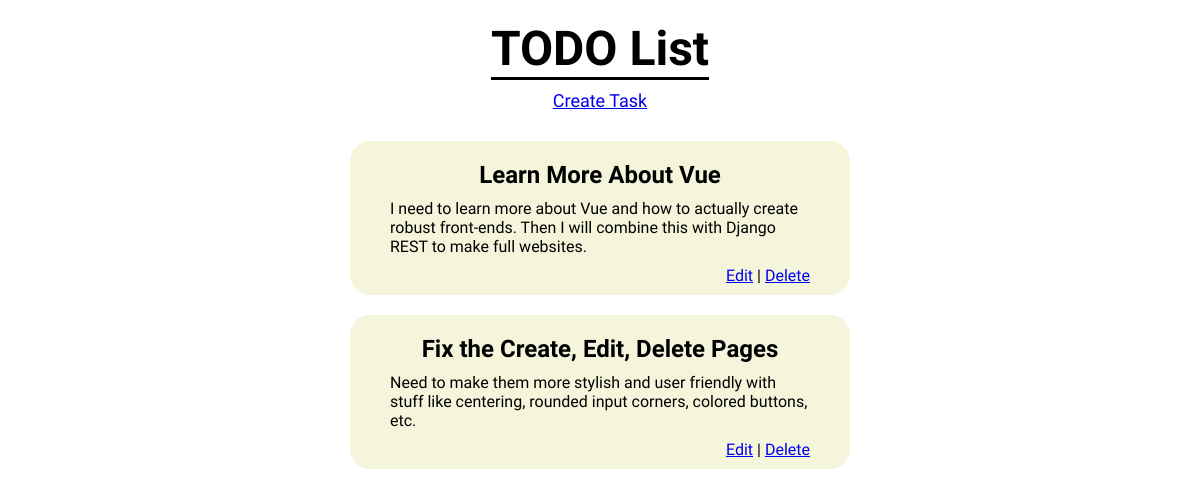
Before: / with the older database file.
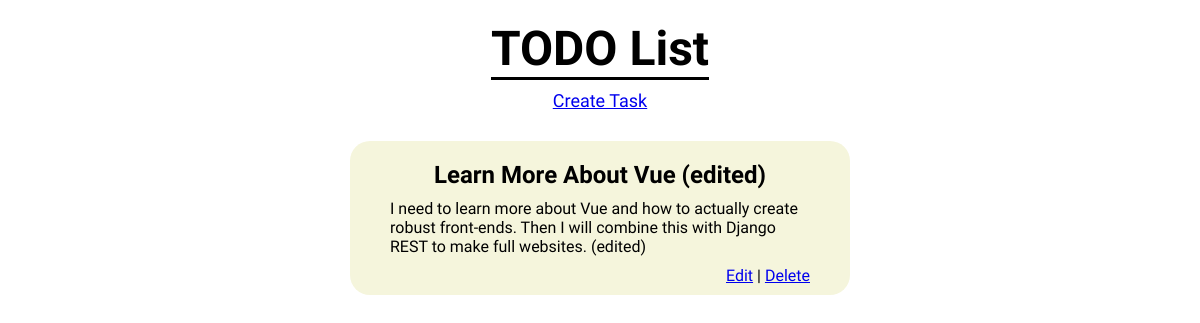
After: the same page with the newer database file.
### todo/models.py (models this page shows, shortened)
class Task(models.Model):
    title = models.CharField(max_length=60)
    info = models.TextField()

### todo/views.py (the view)
# urls.py: path("", HomePageView.as_view(), name="home"),
class HomePageView(ListView):
    model = Task
    template_name = "home.html"

### templates/home.html (shortened to what this page needs)
{% extends 'base.html' %}
{% block content %}
<div class="top-links">
    <p><a href="{% url 'create' %}">Create Task</a></p>
</div>
<div class="flex-main">
    <div class="main-content">
        {% for task in task_list %}
        <div class="task-div">
            <div class="task-head">
                <h2>{{ task.title }}</h2>
            </div>
            <p>{{ task.info }}</p>
            <div class="card-bottom-bar">
                <p>
                    <a href="{% url 'edit' task.pk %}">Edit</a> |
                    <a href="{% url 'delete' task.pk %}">Delete</a>
                </p>
            </div>
        </div>
        {% endfor %}
    </div>
</div>
{% endblock content %}

Changed rows visible on the page:
removed Task: title "Fix the Create, Edit, Delete Pages", info "Need to make them more stylish and user friendly with stuff like centering, rounded input corners, colored buttons, etc."
changed Task: title "Learn More About Vue" → "Learn More About Vue (edited)"; info "I need to learn more about Vue and how to actually create robust front-ends. Then I will combine this with Django REST to make full websites." → "I need to learn more about Vue and how to actually create robust front-ends. Then I will combine this with Django REST to make full websites. (edited)"
